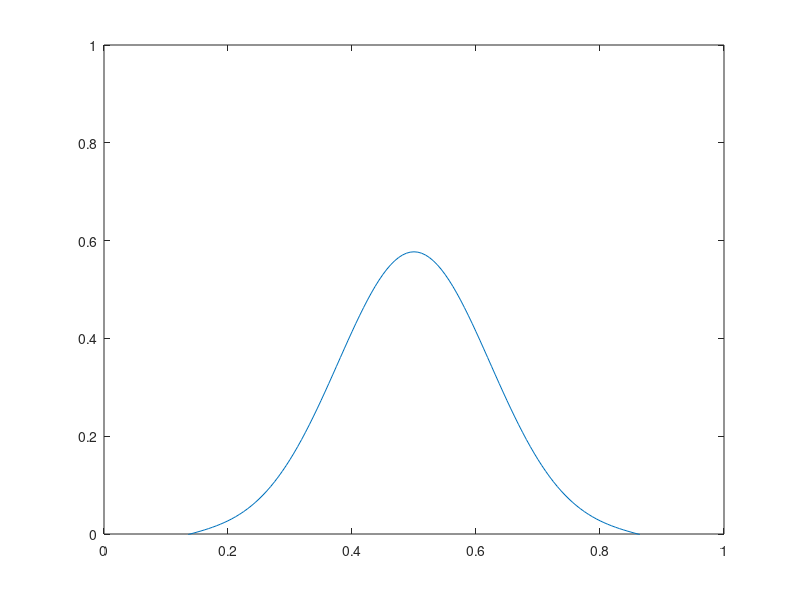

This chart was generated by the following MATLAB code:
%Neumann, Explicit, Matrix
clc
clear all
close all

%Parameters
dx = 0.00625;
dt = 0.0000195313;
D = 1;
f = @(x) exp(-100*(x-(1/2)).^2);

x0 = 0;
x1 = 1;

t0 = 0;
t1 = 0.005;

b0 = -1;
b1 = -1;

%x
x = x0:dx:x1;
N = length(x);
%time
time = t0:dt:t1;
T = length(time);

%Initial Condition
u = transpose(f(x));

%Boundary Condition
% u(1) = b0;
% u(end) = b1;

L1 = (D*dt)/(dx^2);
L2 = 1 - 2*L1;

%Construct B
B = zeros(N,N);
B(1,1) = L2;
B(1,2) = 2*L1;
B(end,end) = L2;
B(end,end-1) = 2*L1;
for i=2:N-1
    B(i,i) = L2;
    B(i,i-1) = L1;
    B(i,i+1) = L1;
end

%Construct b
b = zeros(N,1);
b(1) = 2*L1*dx*b0;
b(end) = 2*L1*dx*b1;

%Iterate across time
for t=1:T
    old = u;
    u = B*old+b;
    
    %Plot
    figure(1);
    plot(x,u);
    axis([x0,x1,0,1])
    pause(0.001);
end

hold off